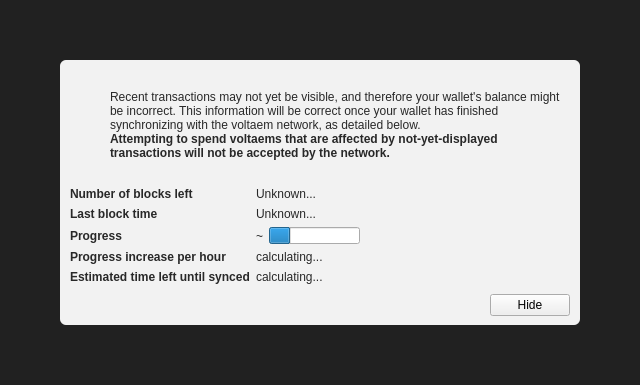
<?xml version="1.0" encoding="UTF-8"?>
<ui version="4.0">
 <class>ModalOverlay</class>
 <widget class="ModalOverlay" name="ModalOverlay">
  <property name="geometry">
   <rect>
    <x>0</x>
    <y>0</y>
    <width>640</width>
    <height>385</height>
   </rect>
  </property>
  <property name="windowTitle">
   <string>Form</string>
  </property>
  <layout class="QVBoxLayout" name="verticalLayout" stretch="0">
   <property name="sizeConstraint">
    <enum>QLayout::SetDefaultConstraint</enum>
   </property>
   <property name="leftMargin">
    <number>0</number>
   </property>
   <property name="topMargin">
    <number>0</number>
   </property>
   <property name="rightMargin">
    <number>0</number>
   </property>
   <property name="bottomMargin">
    <number>0</number>
   </property>
   <item>
    <widget class="QWidget" name="bgWidget" native="true">
     <property name="styleSheet">
      <string notr="true">#bgWidget { background: rgba(0,0,0,220); }</string>
     </property>
     <layout class="QVBoxLayout" name="verticalLayoutMain" stretch="1">
      <property name="leftMargin">
       <number>60</number>
      </property>
      <property name="topMargin">
       <number>60</number>
      </property>
      <property name="rightMargin">
       <number>60</number>
      </property>
      <property name="bottomMargin">
       <number>60</number>
      </property>
      <item>
       <widget class="QWidget" name="contentWidget" native="true">
        <property name="styleSheet">
         <string notr="true">#contentWidget { background: rgba(255,255,255,240); border-radius: 6px; }

QLabel { color: rgb(40,40,40);  }</string>
        </property>
        <layout class="QVBoxLayout" name="verticalLayoutSub" stretch="1,0,0,0">
         <property name="spacing">
          <number>0</number>
         </property>
         <property name="leftMargin">
          <number>10</number>
         </property>
         <property name="topMargin">
          <number>10</number>
         </property>
         <property name="rightMargin">
          <number>10</number>
         </property>
         <property name="bottomMargin">
          <number>10</number>
         </property>
         <item>
          <layout class="QHBoxLayout" name="horizontalLayoutIconText" stretch="0,1">
           <property name="topMargin">
            <number>20</number>
           </property>
           <item>
            <layout class="QVBoxLayout" name="verticalLayoutIcon">
             <property name="leftMargin">
              <number>0</number>
             </property>
             <item>
              <widget class="QPushButton" name="warningIcon">
               <property name="enabled">
                <bool>false</bool>
               </property>
               <property name="text">
                <string/>
               </property>
               <property name="icon">
                <iconset>
                 <normaloff>:/icons/warning</normaloff>
                 <disabledoff>:/icons/warning</disabledoff>:/icons/warning</iconset>
               </property>
               <property name="iconSize">
                <size>
                 <width>48</width>
                 <height>48</height>
                </size>
               </property>
               <property name="flat">
                <bool>true</bool>
               </property>
              </widget>
             </item>
             <item>
              <spacer name="verticalSpacerWarningIcon">
               <property name="orientation">
                <enum>Qt::Vertical</enum>
               </property>
               <property name="sizeHint" stdset="0">
                <size>
                 <width>20</width>
                 <height>40</height>
                </size>
               </property>
              </spacer>
             </item>
            </layout>
           </item>
           <item>
            <layout class="QVBoxLayout" name="verticalLayoutInfoText">
             <property name="leftMargin">
              <number>0</number>
             </property>
             <property name="topMargin">
              <number>0</number>
             </property>
             <item>
              <widget class="QLabel" name="infoText">
               <property name="text">
                <string>Recent transactions may not yet be visible, and therefore your wallet's balance might be incorrect. This information will be correct once your wallet has finished synchronizing with the voltaem network, as detailed below.</string>
               </property>
               <property name="textFormat">
                <enum>Qt::RichText</enum>
               </property>
               <property name="wordWrap">
                <bool>true</bool>
               </property>
              </widget>
             </item>
             <item>
              <widget class="QLabel" name="infoTextStrong">
               <property name="font">
                <font>
                 <weight>75</weight>
                 <bold>true</bold>
                </font>
               </property>
               <property name="text">
                <string>Attempting to spend voltaems that are affected by not-yet-displayed transactions will not be accepted by the network.</string>
               </property>
               <property name="textFormat">
                <enum>Qt::RichText</enum>
               </property>
               <property name="wordWrap">
                <bool>true</bool>
               </property>
              </widget>
             </item>
             <item>
              <spacer name="verticalSpacerInTextSpace">
               <property name="orientation">
                <enum>Qt::Vertical</enum>
               </property>
               <property name="sizeHint" stdset="0">
                <size>
                 <width>20</width>
                 <height>40</height>
                </size>
               </property>
              </spacer>
             </item>
            </layout>
           </item>
          </layout>
         </item>
         <item>
          <spacer name="verticalSpacerAfterText">
           <property name="orientation">
            <enum>Qt::Vertical</enum>
           </property>
           <property name="sizeHint" stdset="0">
            <size>
             <width>20</width>
             <height>40</height>
            </size>
           </property>
          </spacer>
         </item>
         <item>
          <layout class="QFormLayout" name="formLayout">
           <property name="fieldGrowthPolicy">
            <enum>QFormLayout::FieldsStayAtSizeHint</enum>
           </property>
           <property name="horizontalSpacing">
            <number>6</number>
           </property>
           <property name="verticalSpacing">
            <number>6</number>
           </property>
           <property name="topMargin">
            <number>10</number>
           </property>
           <item row="0" column="0">
            <widget class="QLabel" name="labelNumberOfBlocksLeft">
             <property name="font">
              <font>
               <weight>75</weight>
               <bold>true</bold>
              </font>
             </property>
             <property name="text">
              <string>Number of blocks left</string>
             </property>
            </widget>
           </item>
           <item row="0" column="1">
            <widget class="QLabel" name="numberOfBlocksLeft">
             <property name="text">
              <string>Unknown...</string>
             </property>
            </widget>
           </item>
           <item row="1" column="0">
            <widget class="QLabel" name="labelLastBlockTime">
             <property name="font">
              <font>
               <weight>75</weight>
               <bold>true</bold>
              </font>
             </property>
             <property name="text">
              <string>Last block time</string>
             </property>
            </widget>
           </item>
           <item row="1" column="1">
            <widget class="QLabel" name="newestBlockDate">
             <property name="sizePolicy">
              <sizepolicy hsizetype="Maximum" vsizetype="Preferred">
               <horstretch>0</horstretch>
               <verstretch>0</verstretch>
              </sizepolicy>
             </property>
             <property name="text">
              <string>Unknown...</string>
             </property>
            </widget>
           </item>
           <item row="2" column="0">
            <widget class="QLabel" name="labelSyncDone">
             <property name="font">
              <font>
               <weight>75</weight>
               <bold>true</bold>
              </font>
             </property>
             <property name="text">
              <string>Progress</string>
             </property>
            </widget>
           </item>
           <item row="2" column="1">
            <layout class="QHBoxLayout" name="horizontalLayoutSync" stretch="0,1">
             <item>
              <widget class="QLabel" name="percentageProgress">
               <property name="text">
                <string notr="true">~</string>
               </property>
              </widget>
             </item>
             <item>
              <widget class="QProgressBar" name="progressBar">
               <property name="value">
                <number>24</number>
               </property>
               <property name="format">
                <string/>
               </property>
              </widget>
             </item>
            </layout>
           </item>
           <item row="4" column="0">
            <widget class="QLabel" name="labelProgressIncrease">
             <property name="font">
              <font>
               <weight>75</weight>
               <bold>true</bold>
              </font>
             </property>
             <property name="text">
              <string>Progress increase per hour</string>
             </property>
            </widget>
           </item>
           <item row="4" column="1">
            <widget class="QLabel" name="progressIncreasePerH">
             <property name="text">
              <string>calculating...</string>
             </property>
            </widget>
           </item>
           <item row="5" column="0">
            <widget class="QLabel" name="labelEstimatedTimeLeft">
             <property name="font">
              <font>
               <weight>75</weight>
               <bold>true</bold>
              </font>
             </property>
             <property name="text">
              <string>Estimated time left until synced</string>
             </property>
            </widget>
           </item>
           <item row="5" column="1">
            <widget class="QLabel" name="expectedTimeLeft">
             <property name="text">
              <string>calculating...</string>
             </property>
            </widget>
           </item>
          </layout>
         </item>
         <item>
          <layout class="QHBoxLayout" name="horizontalLayoutButtons">
           <property name="leftMargin">
            <number>10</number>
           </property>
           <property name="topMargin">
            <number>10</number>
           </property>
           <item>
            <spacer name="horizontalSpacer">
             <property name="orientation">
              <enum>Qt::Horizontal</enum>
             </property>
             <property name="sizeHint" stdset="0">
              <size>
               <width>40</width>
               <height>20</height>
              </size>
             </property>
            </spacer>
           </item>
           <item>
            <widget class="QPushButton" name="closeButton">
             <property name="text">
              <string>Hide</string>
             </property>
            </widget>
           </item>
          </layout>
         </item>
        </layout>
       </widget>
      </item>
     </layout>
    </widget>
   </item>
  </layout>
 </widget>
 <customwidgets>
  <customwidget>
   <class>ModalOverlay</class>
   <extends>QWidget</extends>
   <header>modaloverlay.h</header>
   <container>1</container>
  </customwidget>
 </customwidgets>
 <resources/>
 <connections/>
</ui>
